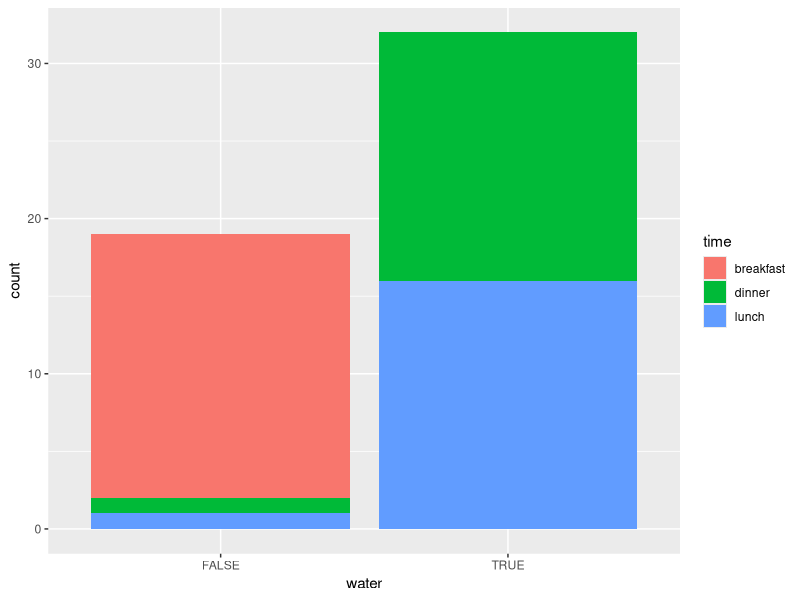

Recreate this plot in R.
# last updated: January 25, 2022
# author: Gergana Yordanova
# description: code for assignment 1

library(tidyverse)

date <- c("1/14/22", "1/14/22", "1/14/22", "1/15/22", 
          "1/15/22", "1/15/22", "1/16/22", "1/16/22", 
          "1/16/22", "1/17/22", "1/17/22", "1/17/22", 
          "1/18/22", "1/18/22", "1/18/22", "1/19/22", 
          "1/19/22", "1/19/22", "1/20/22", "1/20/22", 
          "1/20/22", "1/21/22", "1/21/22", "1/21/22", 
          "1/22/22", "1/22/22", "1/22/22", "1/23/22", 
          "1/23/22", "1/23/22", "1/24/22", "1/24/22", 
          "1/24/22", "1/25/22", "1/25/22", "1/25/22", 
          "1/26/22", "1/26/22", "1/26/22", "1/27/22", 
          "1/27/22", "1/27/22", "1/28/22", "1/28/22", 
          "1/28/22", "1/29/22", "1/29/22", "1/29/22", 
          "1/30/22", "1/30/227", "1/30/22")
date

food_type <- c("pastry", "sandwich ", "chicken and mashed potatoes", "pastry", 
               "sandwich", "chicken and mashed potatoes", "pastry", "sandwich", 
               "chicken and mashed potatoes", "french toast sticks", "sandwich", "chicken and mashed potatoes", 
               "pastry", "sandwich", "salad and chicken", "pastry", 
               "sandwich", "sandwich", "pastry", "sandwich", 
               "salad and corn and rice", "pastry", "salad and corn and rice", "chichen and rice", 
               "pastry", "sandwich", "sandwich", "pastry", 
               "sandwich", "burger", "pastry", "chinese food", 
               "soup and salad", "pastry", "soup and salad", "lasagna", 
               "pastry", "lasagna", "lasagna", "pastry", 
               "lasagna", "lasagna", "eggs", "sandwich", 
               "sandwich", "breakfast burrito", "fetuccene alfredo", "fetuccene alfredo", 
               "eggs", "fetuccene alfredo", "chinese")
food_type

drink <- c("tea", "water", "water", "tea", 
          "water", "water", "tea", "water", 
          "water", "mimosas", "water", "water", 
          "tea", "water", "water", "tea", 
          "water", "sweet tea", "tea", "water", 
          "water", "tea", "sweet tea", "water", 
          "tea", "water", "water", "tea", 
          "water", "water", "tea", "water", 
          "water", "tea", "water", "water", 
          "tea", "water", "water", "tea", 
          "water", "water", "tea", "water", 
          "water", "tea", "water", "water", 
          "tea", "water", "water")
drink

time <- c("breakfast", "lunch", "dinner", 
          "breakfast", "lunch", "dinner", 
          "breakfast", "lunch", "dinner", 
          "breakfast", "lunch", "dinner",
          "breakfast", "lunch", "dinner", 
          "breakfast", "lunch", "dinner", 
          "breakfast", "lunch", "dinner", 
          "breakfast", "lunch", "dinner",
          "breakfast", "lunch", "dinner", 
          "breakfast", "lunch", "dinner", 
          "breakfast", "lunch", "dinner", 
          "breakfast", "lunch", "dinner",
          "breakfast", "lunch", "dinner", 
          "breakfast", "lunch", "dinner", 
          "breakfast", "lunch", "dinner", 
          "breakfast", "lunch", "dinner",
          "breakfast", "lunch", "dinner")
time


location <- c("home", "home", "home", "home", 
              "home", "home", "home", "home", 
              "home", "resturant", "home", "home", 
              "home", "home", "home", "home", 
              "home", "home", "home", "home", 
              "home", "home", "home", "home", 
              "home", "home", "home", "home", 
              "home", "resturant", "home", "home", 
              "home", "home", "home", "home", 
              "home", "home", "home", "home", 
              "home", "home", "home", "home", 
              "home", "resturant", "home", "home", 
              "home", "home", "resturant")
location

id <- seq(from=1, to=51, by=1)
id 

date_factor <- factor(date)
date_factor

observation <- rep(x=c(1,2,3), times=17)
observation

data1 <- data.frame(id,date_factor,observation,food_type,drink,time,location)
data1

data1$water <- (data1$drink=="water") 
data1$water

glimpse(data1) 

#View(data1)


ggplot(data = data1) + 
  geom_bar(mapping = aes(x = water, fill = time))

#date <- NULL